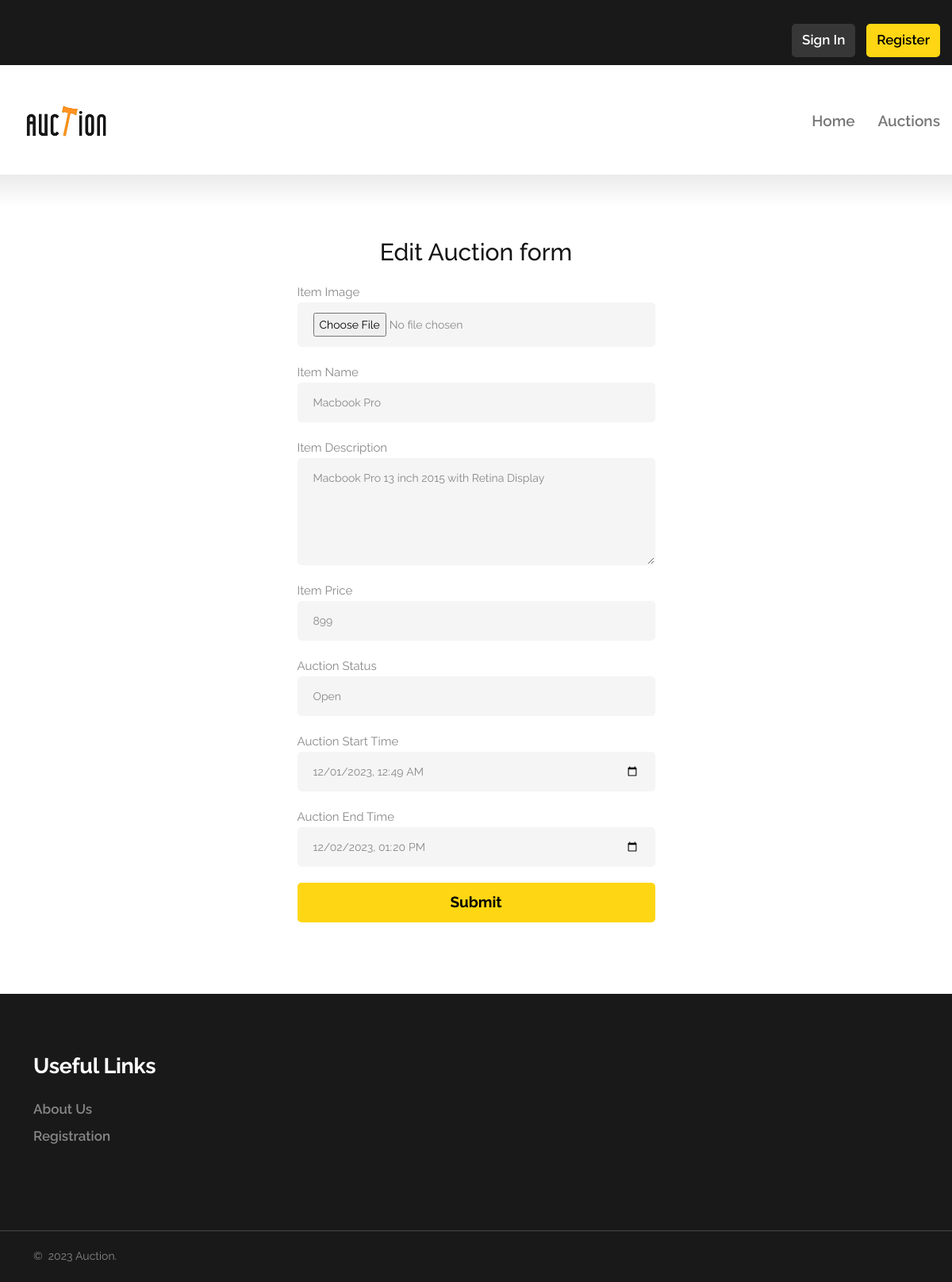
Screenshot of /editauction.php?AuctionId=3 with the database file from the repository.
### tables this page shows
CREATE TABLE `auctions` (
  `AuctionID` int(11) NOT NULL,
  `ItemName` varchar(255) DEFAULT NULL,
  `ItemDescription` text DEFAULT NULL,
  `ItemImageURL` varchar(255) DEFAULT NULL,
  `StartingPrice` varchar(20) DEFAULT NULL,
  `CurrentPrice` varchar(20) DEFAULT NULL,
  `StartTime` datetime DEFAULT NULL,
  `EndTime` datetime DEFAULT NULL,
  `Status` enum('Open','Closed') DEFAULT NULL
);

### editauction.php (the view, shortened to what this page needs)
<?php
include('global-header.php');
if (isset($_GET['AuctionId'])) {
    $auctionId = $_GET['AuctionId'];
    $std = "SELECT * FROM Auctions WHERE AuctionID = '$auctionId'";
    $result = mysqli_query($conn, $std);
    if ($result->num_rows > 0) {
        $row = $result->fetch_assoc();
    } else {
        echo "Auction not found";
        $conn->close();
        include('global-footer.php');
        exit;
    }
} else {
    echo "Auction Id not provided";
    $conn->close();
    include('global-footer.php');
    exit;
}
?>
<section class="section novi-bg novi-bg-img section-md bg-default text-center section-top-shadow">
    <div class="container">
        <div class="row justify-content-md-center">
            <div class="col-md-9 col-lg-7 col-xl-5">
                <h3>Edit Auction form</h3>
                <form action="services/editauction-service.php" method="POST" class="rd-form rd-mailform rd-form-centered" enctype="multipart/form-data">
                    <div class="form-wrap">
                        <label for="itemImage">Item Image</label>
                        <input class="form-input form-control-has-validation" id="itemImage" type="file" name="itemImage">
                    </div>
                    <div class="form-wrap">
                        <label for="itemName">Item Name</label>
                        <input placeholder="Enter item name" class="form-input form-control-has-validation" id="itemName" type="text" name="itemName" value="<?php echo $row['ItemName']; ?>" required>
                    </div>
                    <div class="form-wrap">
                        <label for="itemDescription">Item Description</label>
                        <textarea placeholder="Enter item description" class="form-input form-control-has-validation" id="itemDescription" name="itemDescription" required><?php echo $row['ItemDescription']; ?></textarea>
                    </div>
                    <div class="form-wrap">
                        <label for="itemPrice">Item Price</label>
                        <input placeholder="Enter item price" class="form-input form-control-has-validation" id="itemPrice" type="number" name="itemPrice" value="<?php echo $row['CurrentPrice']; ?>" required>
                    </div>
                    <div class="form-wrap">
                        <label for="itemPrice">Auction Status</label>
                        <select name="status" class="form-input form-control-has-validation" required>
                            <option value="Open" <?php echo ($row['Status'] == 'Open') ? 'selected' : ''; ?>>Open</option>
                        </select>
                    </div>
                    <div class="form-wrap">
                        <label for="startTime">Auction Start Time</label>
                        <input class="form-input form-control-has-validation" id="startTime" type="datetime-local" name="startTime" value="<?php echo date('Y-m-d\TH:i', strtotime($row['StartTime'])); ?>" required>
                    </div>
                    <div class="form-wrap">
                        <label for="endTime">Auction End Time</label>
                        <input class="form-input form-control-has-validation" id="endTime" type="datetime-local" name="endTime" value="<?php echo date('Y-m-d\TH:i', strtotime($row['EndTime'])); ?>" required>
                    </div>
                    <button class="button button-block button-primary" type="submit">Submit </button>
                </form>
            </div>
        </div>
    </div>
</section>
<?php
include('global-footer.php');
?>

### rows the page displays
auctions: itemName "Macbook Pro", itemDescription "Macbook Pro 13 inch 2015 with Retina Display", itemPrice "899", status "Open", startTime "12/01/2023 00:49", endTime "12/02/2023 13:20"
